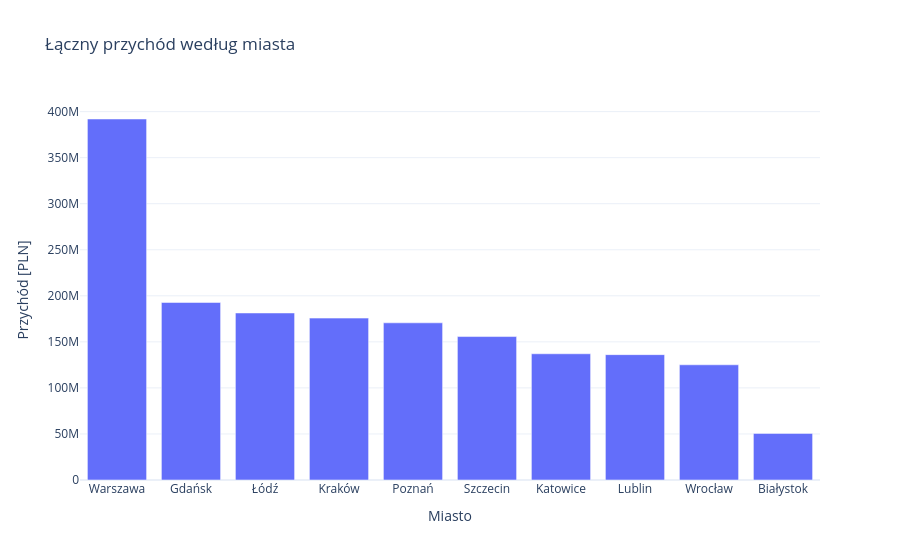

Notebook source saved alongside this figure:
### Code cell
fig = px.bar(
    przychody,
    x="miasto",
    y="przychod_pln",
    title="Łączny przychód według miasta",
    labels={
        "miasto": "Miasto",
        "przychod_pln": "Przychód [PLN]"
    }
)

fig.update_layout(template="plotly_white")

fig.show()

### Figure 1 — Plotly figure (JSON) as saved in the notebook; plotly's stock layout.template omitted (floating-point values rounded to 4 significant figures)
{"data": [{"hovertemplate": "Miasto=%{x}<br>Przychód [PLN]=%{y}<extra></extra>", "legendgroup": "", "marker": {"color": "#636efa", "pattern": {"shape": ""}}, "name": "", "orientation": "v", "showlegend": false, "textposition": "auto", "type": "bar", "x": ["Warszawa", "Gdańsk", "Łódź", "Kraków", "Poznań", "Szczecin", "Katowice", "Lublin", "Wrocław", "Białystok"], "xaxis": "x", "y": [391973430, 192767710, 181357180, 175778640, 170662360, 155743970, 137064460, 136115110, 125091800, 50603470], "yaxis": "y"}], "layout": {"barmode": "relative", "legend": {"tracegroupgap": 0}, "title": {"text": "Łączny przychód według miasta"}, "xaxis": {"anchor": "y", "domain": [0, 1], "title": {"text": "Miasto"}}, "yaxis": {"anchor": "x", "domain": [0, 1], "title": {"text": "Przychód [PLN]"}}}}
